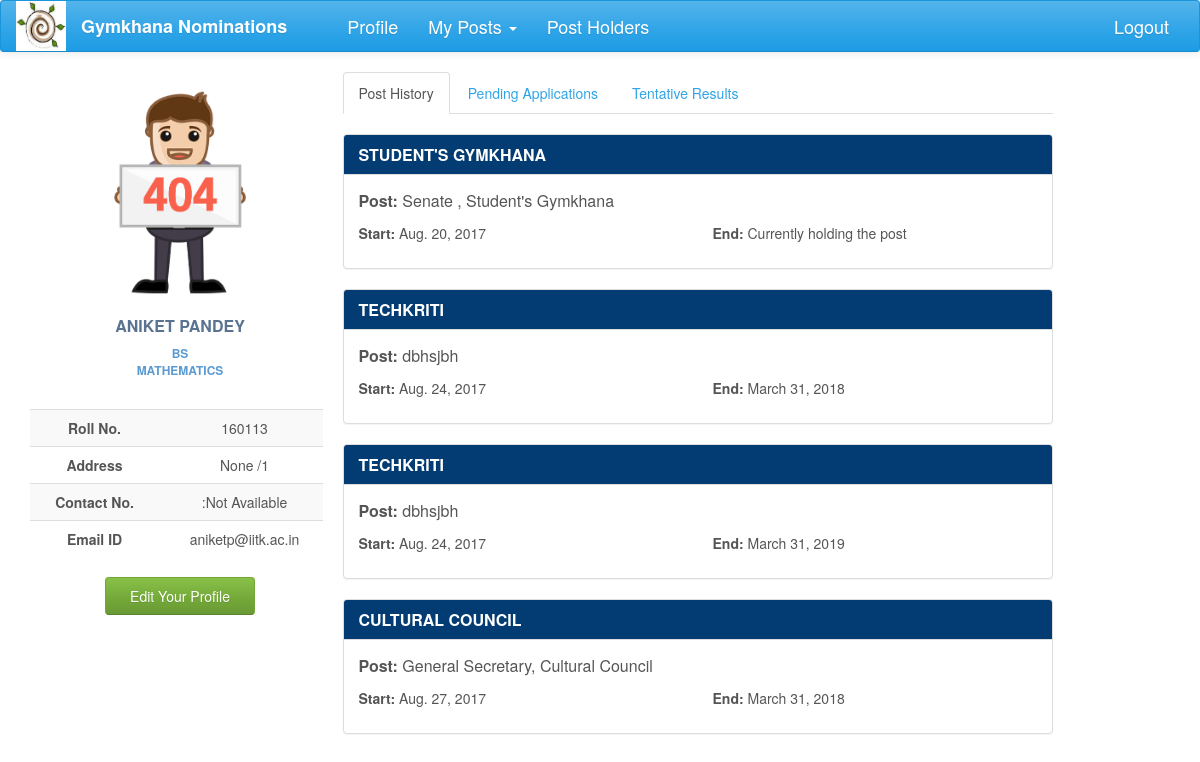
The app's page /nominations/profile/ (signed in), older data.
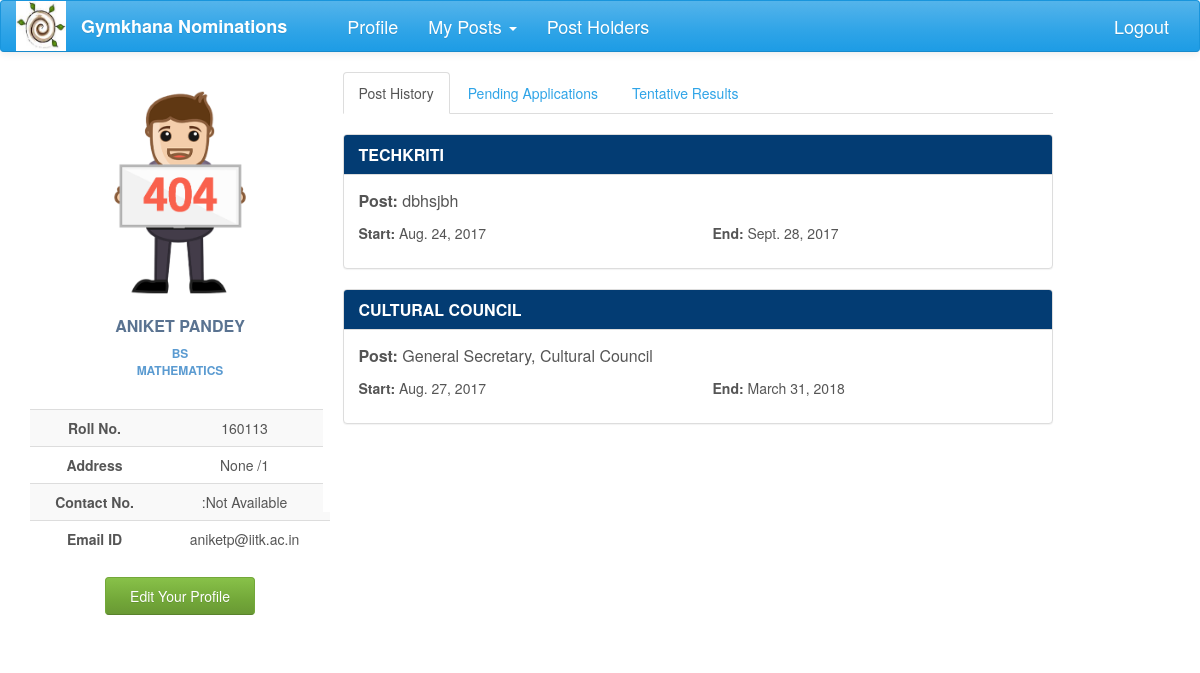
The same page, newer data.
### nomi/models.py (models this page shows, shortened)
class UserProfile(models.Model):
    user = models.OneToOneField(User, on_delete=models.CASCADE)
    user_img = models.ImageField(upload_to=user_directory_path, null=True, blank=True)
    name = models.CharField(max_length=100, blank=True)
    roll_no = models.IntegerField(null=True)
    programme = models.CharField(max_length=100, choices=PROGRAMME, default='B.Tech')
    department = models.CharField(max_length=200, default='AE')
    hall = models.CharField(max_length=10,default=1)
    room_no = models.CharField(max_length=10, null=True, blank=True)
    contact = models.CharField(max_length=10, null=True, blank=True)
    def image_url(self):
        if self.user_img and hasattr(self.user_img, 'url'):
            return self.user_img.url
        else:
            return '/static/nomi/img/banner.png'

class PostHistory(models.Model):
    post = models.ForeignKey(Post, on_delete=models.CASCADE, null=True)
    user = models.ForeignKey(User, on_delete=models.CASCADE, null=True)
    start = models.DateField(auto_now_add=True)
    end = models.DateField(null=True, blank=True, editable=True)
    post_session = models.ForeignKey(Session, on_delete=models.CASCADE, null=True)

class Post(models.Model):
    post_name = models.CharField(max_length=500, null=True)
    club = models.ForeignKey(Club, on_delete=models.CASCADE, null=True, blank=True)
    tags = models.ManyToManyField(Club, related_name='club_posts', symmetrical=False, blank=True)
    parent = models.ForeignKey('self', on_delete=models.CASCADE, null=True, blank=True)
    elder_brother = models.ForeignKey('self', related_name="little_bro", on_delete=models.CASCADE, null=True,blank=True)
    post_holders = models.ManyToManyField(User, related_name='posts', blank=True)
    post_approvals = models.ManyToManyField('self', related_name='approvals', symmetrical=False, blank=True)
    take_approval = models.ForeignKey('self', related_name="give_approval", on_delete=models.SET_NULL, null=True,blank=True)
    status = models.CharField(max_length=50, choices=POST_STATUS, default='Post created')
    perms = models.CharField(max_length=200, choices=POST_PERMS, default='normal')

class Club(models.Model):
    club_name = models.CharField(max_length=100, null=True)
    club_parent = models.ForeignKey('self', null=True, blank=True)

### nomi/views.py (the view)
@login_required
def profile_view(request):
    pk = request.user.pk
    my_posts = Post.objects.filter(post_holders=request.user)
    history = PostHistory.objects.filter(user=request.user).order_by('start')
    pending_nomi = NominationInstance.objects.filter(user=request.user).filter(nomination__status='Nomination out')
    pending_re_nomi = NominationInstance.objects.filter(user=request.user).\
        filter(nomination__status='Interview period and Nomination reopened')
    pending_nomi = pending_nomi | pending_re_nomi
    interview_re_nomi = NominationInstance.objects.filter(user=request.user).filter(submission_status = True).filter(nomination__status='Interview period and Reopening initiated')
    interview_nomi = NominationInstance.objects.filter(user=request.user).filter(submission_status = True).filter(nomination__status='Interview period')
    interview_nomi = interview_nomi | interview_re_nomi
    declared_nomi = NominationInstance.objects.filter(user=request.user).filter(submission_status = True).filter(nomination__status='Sent for ratification')
    try:
        user_profile = UserProfile.objects.get(user__id=pk)
        post_exclude_history = []    # In case a post is not registered in history
        post_history = []
        for his in history:
            post_history.append(his.post)
        for post in my_posts:
            if post not in post_history:
                post_exclude_history.append(post)
        return render(request, 'profile.html', context={'user_profile': user_profile, 'history': history,
                                                        'pending_nomi': pending_nomi, 'declared_nomi': declared_nomi,
                                                        'interview_nomi': interview_nomi, 'my_posts': my_posts,
                                                        'excluded_posts': post_exclude_history})
    except ObjectDoesNotExist:
        return HttpResponseRedirect('create')

### nomi/global_contexts.py (called while the page is built)
def context(request):
    if request.user.is_authenticated:
        try:
            my_profile = UserProfile.objects.get(user=request.user)
            my_posts = Post.objects.filter(post_holders=request.user)
            interviews = Nomination.objects.filter(interview_panel=request.user).exclude(status = "Work done")
            length = len(my_posts)
            senate = False
            for post in my_posts:
                if post.perms == 'can ratify the post':
                    senate = True
            return {'my_posts': my_posts, 'my_profile': my_profile, 'senate': senate, 'length': length,
                    'interviews': interviews}
        except ObjectDoesNotExist:
            return {'my_posts': 0, 'my_profile': 0}
    else:
        return {'my_posts': 0, 'my_profile': 0}

### nomi/templates/profile.html (shortened to what this page needs)
{% extends 'base2.html' %}
{% load staticfiles %}
{% load bootstrap %}
{% block profile %}
    <div class="profile-sidebar">
        <div class="profile-userpic">
            <img src="{{ my_profile.image_url }}" class="img-responsive" alt="">
        </div>
        <div class="profile-usertitle">
            <div class="profile-usertitle-name">
                {{my_profile.name}}
            </div>
            <div class="profile-usertitle-job">
                {{my_profile.programme}} <br> {{my_profile.department}}
            </div>
        </div>
        <div class="profile-usermenu">
            <table class="table table-striped table-hover ">
                <tbody>
                <tr>
                    <td id="topic">Roll No.</td>
                    <td>{{my_profile.roll_no}} </td>
                </tr>
                <tr>
                    <td id="topic">Address</td>
                    <td>{{my_profile.room_no}} /{{my_profile.hall}}</td>
                </tr>
                <tr>
                    <td id="topic">Contact No.</td>
                    <td>{{ my_profile.contact }}</td>
                </tr>
                <tr>
                    <td id="topic">Email ID</td>
                    <td>{{my_profile.user}}@iitk.ac.in</td>
                </tr>
                </tbody>
            </table>
        </div>
        <div>
            <div class="row box text-center">
                <form action="{% url 'profile_update' user_profile.pk %}" method="get" style="display: inline">
                    <button class="btn btn-success" type="submit">Edit Your Profile</button>
                </form>
            </div>
        </div>
    </div>
{% endblock %}
{% block content %}
    <div class="profile-content">
                <ul class="nav nav-tabs">
                    <li class="active"><a href="#post-history" data-toggle="tab" aria-expanded="true">Post History</a></li>
                    <li><a href="#pending" data-toggle="tab" aria-expanded="false">Pending Applications</a></li>
                    <li><a href="#declared" data-toggle="tab" aria-expanded="false">Tentative Results</a></li>
                </ul>
                <div id="myTabContent" class="tab-content">
                    <div class="tab-pane fade active in profile-nominations" id="post-history">
                        <br>
                        {% for his in history %}
                            <div class="panel panel-info">
                                <div class="panel-heading">
                                    <h3 class="panel-title" style="font-weight: bold">{{his.post.club.club_name.upper}}</h3>
                                </div>
                                <div class="panel-body">
                                    <p class="profile-post-name"><span>Post: </span>{{his.post.post_name}}</p>
                                    <div class="row">
                                        <div class="col-lg-6">
                                            <p><span>Start: </span>{{his.start}}</p>
                                        </div>
                                        <div class="col-lg-6">
                                            <p><span>End: </span>
                                                {% if his.end %}
                                                    {{his.end}}
                                                {% else %}
                                                    Currently holding the post
                                                {% endif %}
                                            </p>
                                        </div>
                                    </div>
                                </div>
                            </div>
                        {% endfor %}
                    </div>
                </div>
    </div>
{% endblock %}

### nomi/templates/base2.html (shortened to what this page needs)
<!DOCTYPE html>
<html lang="en">
{% load staticfiles %}
{% load bootstrap %}
<head>
    <link href="https://maxcdn.bootstrapcdn.com/bootswatch/3.3.7/cerulean/bootstrap.min.css" rel="stylesheet"
>
    <link href="https://maxcdn.bootstrapcdn.com/font-awesome/4.7.0/css/font-awesome.min.css" rel="stylesheet"
>
    <link rel="stylesheet" href="{% static 'nomi/css/main.css' %}" type="text/css">
</head>
<body>
{% block navigation %}
<nav class="navbar navbar-default" id="navbar">
    <div class="container-fluid">
        <div class="navbar-header">
            <a href="#">
                <div>
                    <a href={% url 'index' %}><img src="{% static 'nomi/img/gym.jpg' %}" width="50" height="50"></a>
                </div>
        </div>
        <div class="collapse navbar-collapse" id="bs-example-navbar-collapse-1">
            <ul class="nav navbar-nav">
                <li><a href="{% url 'index' %}" id="brand">Gymkhana Nominations</a></li>
                <li><a href="{% url 'profile' %}" id="navbar-links">Profile</a></li>
                {% block posts%}
                    {% if my_posts %}
                        <li class="dropdown">
                            <a href="#" class="dropdown-toggle" id="navbar-links" data-toggle="dropdown" role="button"
                               aria-expanded="false">My Posts <span class="caret"></span></a>
                        </li>
                    {% endif %}
                {% endblock %}
                <li><a href="{% url 'info:info' %}" id="navbar-links">Post Holders</a></li>
            </ul>
            <ul class="nav navbar-nav navbar-right">
                <li id="navbar-links"><a href="{% url 'logout' %}?next={% url 'login' %}">Logout</a></li>
            </ul>
        </div>
</nav>
{% endblock %}
<div class="container-fluid">
    <div  class="row profile">
        <div class="col-lg-3 col-md-3">
            {% block profile %}{% endblock %}
        </div>
        <div class="col-lg-8 col-md-8">
            {% block content %}{% endblock %}
        </div>
    </div>
</div>
</body>
</html>

### nomi/static/nomi/css/main.css (style rules this page uses)
#brand { text-decoration: none; font-size: large; font-weight: bold; margin-right: 30px; }
#navbar-links { font-size: large; }
#navbar { position: fixed; width: 100%; z-index: 100; }
body { background: #ffffff; }
.profile { margin: 20px 0; }
.profile-sidebar { padding: 20px 0 10px 0; width: 300px; margin-top: 50px; }
.profile-userpic img { float: none; margin: 0 auto; width: 50%; height: 50%; }
.profile-usertitle { text-align: center; margin-top: 20px; }
.profile-usertitle-name { color: #5a7391; font-size: 16px; font-weight: 600; margin-bottom: 7px; }
.profile-usertitle-job { text-transform: uppercase; color: #5b9bd1; font-size: 12px; font-weight: 600; margin-bottom: 15px; }
.profile-usermenu { margin-top: 30px; }
.profile-usermenu table tbody tr td { text-align: center; }
#topic { font-weight: bolder; }
.profile-content { z-index: 0; margin-top: 32px; padding: 20px; background: #ffffff; min-height: 460px; }
.btn { width: 150px; }
.panel-body p span { margin-bottom: 20px; }
.profile-nominations div div p span { font-weight: bold; }
.profile-post-name { font-size: medium; }

Row changes from the older to the newer data that the page shows:
removed PostHistory: post.club.club_name "STUDENT'S GYMKHANA", post.post_name "Senate , Student's Gymkhana", start "Aug. 20, 2017", shows "Currently holding the post"
removed PostHistory: post.club.club_name "TECHKRITI", post.post_name "dbhsjbh", start "Aug. 24, 2017", end "March 31, 2019"
changed PostHistory "TECHKRITI": end "March 31, 2018" → "Sept. 28, 2017"
